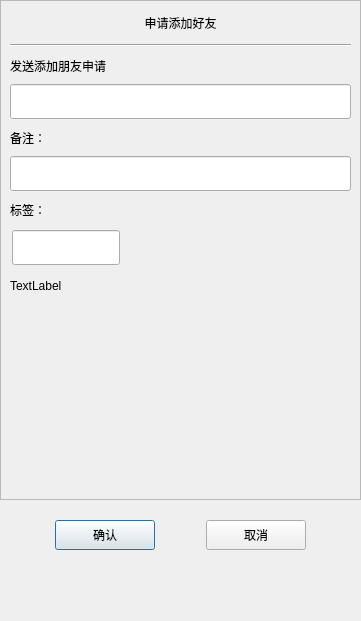
<?xml version="1.0" encoding="UTF-8"?>
<ui version="4.0">
 <class>ApplyFriend</class>
 <widget class="QDialog" name="ApplyFriend">
  <property name="geometry">
   <rect>
    <x>0</x>
    <y>0</y>
    <width>361</width>
    <height>621</height>
   </rect>
  </property>
  <property name="minimumSize">
   <size>
    <width>361</width>
    <height>621</height>
   </size>
  </property>
  <property name="maximumSize">
   <size>
    <width>361</width>
    <height>621</height>
   </size>
  </property>
  <property name="windowTitle">
   <string>Dialog</string>
  </property>
  <layout class="QVBoxLayout" name="verticalLayout">
   <property name="spacing">
    <number>0</number>
   </property>
   <property name="leftMargin">
    <number>0</number>
   </property>
   <property name="topMargin">
    <number>0</number>
   </property>
   <property name="rightMargin">
    <number>0</number>
   </property>
   <property name="bottomMargin">
    <number>0</number>
   </property>
   <item>
    <widget class="QScrollArea" name="scrollArea">
     <property name="minimumSize">
      <size>
       <width>0</width>
       <height>500</height>
      </size>
     </property>
     <property name="widgetResizable">
      <bool>true</bool>
     </property>
     <widget class="QWidget" name="scrollcontent">
      <property name="geometry">
       <rect>
        <x>0</x>
        <y>0</y>
        <width>359</width>
        <height>498</height>
       </rect>
      </property>
      <layout class="QVBoxLayout" name="verticalLayout_6">
       <property name="spacing">
        <number>0</number>
       </property>
       <property name="leftMargin">
        <number>0</number>
       </property>
       <property name="rightMargin">
        <number>0</number>
       </property>
       <item>
        <widget class="QLabel" name="apply_lb">
         <property name="minimumSize">
          <size>
           <width>0</width>
           <height>25</height>
          </size>
         </property>
         <property name="maximumSize">
          <size>
           <width>16777215</width>
           <height>25</height>
          </size>
         </property>
         <property name="text">
          <string>申请添加好友</string>
         </property>
         <property name="alignment">
          <set>Qt::AlignCenter</set>
         </property>
        </widget>
       </item>
       <item>
        <widget class="QWidget" name="apply_wid" native="true">
         <layout class="QVBoxLayout" name="verticalLayout_2">
          <item>
           <widget class="Line" name="h_line">
            <property name="orientation">
             <enum>Qt::Horizontal</enum>
            </property>
           </widget>
          </item>
          <item>
           <widget class="QLabel" name="label">
            <property name="minimumSize">
             <size>
              <width>0</width>
              <height>25</height>
             </size>
            </property>
            <property name="maximumSize">
             <size>
              <width>16777215</width>
              <height>25</height>
             </size>
            </property>
            <property name="text">
             <string>发送添加朋友申请</string>
            </property>
           </widget>
          </item>
          <item>
           <widget class="CustomizeEdit" name="name_ed">
            <property name="minimumSize">
             <size>
              <width>0</width>
              <height>35</height>
             </size>
            </property>
            <property name="maximumSize">
             <size>
              <width>16777215</width>
              <height>35</height>
             </size>
            </property>
           </widget>
          </item>
          <item>
           <widget class="QLabel" name="label_2">
            <property name="minimumSize">
             <size>
              <width>0</width>
              <height>25</height>
             </size>
            </property>
            <property name="maximumSize">
             <size>
              <width>16777215</width>
              <height>25</height>
             </size>
            </property>
            <property name="text">
             <string>备注：</string>
            </property>
           </widget>
          </item>
          <item>
           <widget class="CustomizeEdit" name="back_ed">
            <property name="minimumSize">
             <size>
              <width>0</width>
              <height>35</height>
             </size>
            </property>
            <property name="maximumSize">
             <size>
              <width>16777215</width>
              <height>35</height>
             </size>
            </property>
           </widget>
          </item>
          <item>
           <widget class="QLabel" name="label_3">
            <property name="minimumSize">
             <size>
              <width>0</width>
              <height>25</height>
             </size>
            </property>
            <property name="maximumSize">
             <size>
              <width>16777215</width>
              <height>25</height>
             </size>
            </property>
            <property name="text">
             <string>标签：</string>
            </property>
           </widget>
          </item>
          <item>
           <widget class="QWidget" name="lb_group_wid" native="true">
            <property name="minimumSize">
             <size>
              <width>0</width>
              <height>50</height>
             </size>
            </property>
            <layout class="QVBoxLayout" name="verticalLayout_4">
             <property name="spacing">
              <number>0</number>
             </property>
             <property name="leftMargin">
              <number>0</number>
             </property>
             <property name="topMargin">
              <number>0</number>
             </property>
             <property name="rightMargin">
              <number>0</number>
             </property>
             <property name="bottomMargin">
              <number>0</number>
             </property>
             <item>
              <widget class="QWidget" name="gridWidget" native="true">
               <property name="minimumSize">
                <size>
                 <width>0</width>
                 <height>40</height>
                </size>
               </property>
               <property name="maximumSize">
                <size>
                 <width>16777215</width>
                 <height>40</height>
                </size>
               </property>
               <widget class="CustomizeEdit" name="lb_ed">
                <property name="geometry">
                 <rect>
                  <x>2</x>
                  <y>2</y>
                  <width>108</width>
                  <height>35</height>
                 </rect>
                </property>
                <property name="minimumSize">
                 <size>
                  <width>0</width>
                  <height>0</height>
                 </size>
                </property>
                <property name="maximumSize">
                 <size>
                  <width>16777215</width>
                  <height>35</height>
                 </size>
                </property>
               </widget>
              </widget>
             </item>
             <item>
              <widget class="QWidget" name="input_tip_wid" native="true">
               <property name="minimumSize">
                <size>
                 <width>0</width>
                 <height>35</height>
                </size>
               </property>
               <layout class="QVBoxLayout" name="verticalLayout_5">
                <property name="spacing">
                 <number>0</number>
                </property>
                <property name="leftMargin">
                 <number>0</number>
                </property>
                <property name="topMargin">
                 <number>0</number>
                </property>
                <property name="rightMargin">
                 <number>0</number>
                </property>
                <property name="bottomMargin">
                 <number>0</number>
                </property>
                <item>
                 <widget class="ClickedOnceLabel" name="tip_lb">
                  <property name="text">
                   <string>TextLabel</string>
                  </property>
                  <property name="alignment">
                   <set>Qt::AlignLeading|Qt::AlignLeft|Qt::AlignVCenter</set>
                  </property>
                 </widget>
                </item>
               </layout>
              </widget>
             </item>
            </layout>
           </widget>
          </item>
          <item>
           <widget class="QWidget" name="widget" native="true">
            <property name="minimumSize">
             <size>
              <width>0</width>
              <height>60</height>
             </size>
            </property>
            <property name="maximumSize">
             <size>
              <width>16777215</width>
              <height>16777215</height>
             </size>
            </property>
            <layout class="QHBoxLayout" name="horizontalLayout">
             <property name="leftMargin">
              <number>0</number>
             </property>
             <property name="topMargin">
              <number>0</number>
             </property>
             <property name="rightMargin">
              <number>0</number>
             </property>
             <property name="bottomMargin">
              <number>0</number>
             </property>
             <item>
              <widget class="QWidget" name="lb_list" native="true">
               <property name="minimumSize">
                <size>
                 <width>287</width>
                 <height>50</height>
                </size>
               </property>
               <property name="maximumSize">
                <size>
                 <width>287</width>
                 <height>16777215</height>
                </size>
               </property>
              </widget>
             </item>
             <item>
              <widget class="QWidget" name="more_lb_wid" native="true">
               <property name="minimumSize">
                <size>
                 <width>30</width>
                 <height>0</height>
                </size>
               </property>
               <property name="maximumSize">
                <size>
                 <width>30</width>
                 <height>16777215</height>
                </size>
               </property>
               <layout class="QVBoxLayout" name="verticalLayout_3">
                <property name="leftMargin">
                 <number>2</number>
                </property>
                <property name="topMargin">
                 <number>2</number>
                </property>
                <property name="rightMargin">
                 <number>2</number>
                </property>
                <property name="bottomMargin">
                 <number>2</number>
                </property>
                <item>
                 <spacer name="verticalSpacer_2">
                  <property name="orientation">
                   <enum>Qt::Vertical</enum>
                  </property>
                  <property name="sizeHint" stdset="0">
                   <size>
                    <width>20</width>
                    <height>40</height>
                   </size>
                  </property>
                 </spacer>
                </item>
                <item>
                 <widget class="ClickedOnceLabel" name="more_lb">
                  <property name="minimumSize">
                   <size>
                    <width>25</width>
                    <height>25</height>
                   </size>
                  </property>
                  <property name="maximumSize">
                   <size>
                    <width>25</width>
                    <height>25</height>
                   </size>
                  </property>
                  <property name="text">
                   <string/>
                  </property>
                 </widget>
                </item>
                <item>
                 <spacer name="verticalSpacer_4">
                  <property name="orientation">
                   <enum>Qt::Vertical</enum>
                  </property>
                  <property name="sizeType">
                   <enum>QSizePolicy::Fixed</enum>
                  </property>
                  <property name="sizeHint" stdset="0">
                   <size>
                    <width>20</width>
                    <height>60</height>
                   </size>
                  </property>
                 </spacer>
                </item>
               </layout>
              </widget>
             </item>
            </layout>
           </widget>
          </item>
         </layout>
        </widget>
       </item>
      </layout>
     </widget>
    </widget>
   </item>
   <item>
    <spacer name="verticalSpacer_3">
     <property name="orientation">
      <enum>Qt::Vertical</enum>
     </property>
     <property name="sizeType">
      <enum>QSizePolicy::Fixed</enum>
     </property>
     <property name="sizeHint" stdset="0">
      <size>
       <width>20</width>
       <height>10</height>
      </size>
     </property>
    </spacer>
   </item>
   <item>
    <widget class="QWidget" name="apply_sure_wid" native="true">
     <property name="minimumSize">
      <size>
       <width>0</width>
       <height>50</height>
      </size>
     </property>
     <layout class="QHBoxLayout" name="horizontalLayout_2">
      <item>
       <spacer name="horizontalSpacer">
        <property name="orientation">
         <enum>Qt::Horizontal</enum>
        </property>
        <property name="sizeHint" stdset="0">
         <size>
          <width>39</width>
          <height>20</height>
         </size>
        </property>
       </spacer>
      </item>
      <item>
       <widget class="ClickedBtn" name="sure_btn">
        <property name="minimumSize">
         <size>
          <width>100</width>
          <height>30</height>
         </size>
        </property>
        <property name="maximumSize">
         <size>
          <width>100</width>
          <height>30</height>
         </size>
        </property>
        <property name="text">
         <string>确认</string>
        </property>
       </widget>
      </item>
      <item>
       <spacer name="horizontalSpacer_3">
        <property name="orientation">
         <enum>Qt::Horizontal</enum>
        </property>
        <property name="sizeHint" stdset="0">
         <size>
          <width>40</width>
          <height>20</height>
         </size>
        </property>
       </spacer>
      </item>
      <item>
       <widget class="ClickedBtn" name="cancel_btn">
        <property name="minimumSize">
         <size>
          <width>100</width>
          <height>30</height>
         </size>
        </property>
        <property name="text">
         <string>取消</string>
        </property>
       </widget>
      </item>
      <item>
       <spacer name="horizontalSpacer_2">
        <property name="orientation">
         <enum>Qt::Horizontal</enum>
        </property>
        <property name="sizeHint" stdset="0">
         <size>
          <width>40</width>
          <height>20</height>
         </size>
        </property>
       </spacer>
      </item>
     </layout>
    </widget>
   </item>
   <item>
    <spacer name="verticalSpacer">
     <property name="orientation">
      <enum>Qt::Vertical</enum>
     </property>
     <property name="sizeHint" stdset="0">
      <size>
       <width>20</width>
       <height>40</height>
      </size>
     </property>
    </spacer>
   </item>
  </layout>
 </widget>
 <customwidgets>
  <customwidget>
   <class>ClickedBtn</class>
   <extends>QPushButton</extends>
   <header location="global">clickedbtn.h</header>
  </customwidget>
  <customwidget>
   <class>CustomizeEdit</class>
   <extends>QLineEdit</extends>
   <header location="global">customizeedit.h</header>
  </customwidget>
  <customwidget>
   <class>ClickedOnceLabel</class>
   <extends>QLabel</extends>
   <header location="global">clickedoncelabel.h</header>
  </customwidget>
 </customwidgets>
 <resources/>
 <connections/>
</ui>
